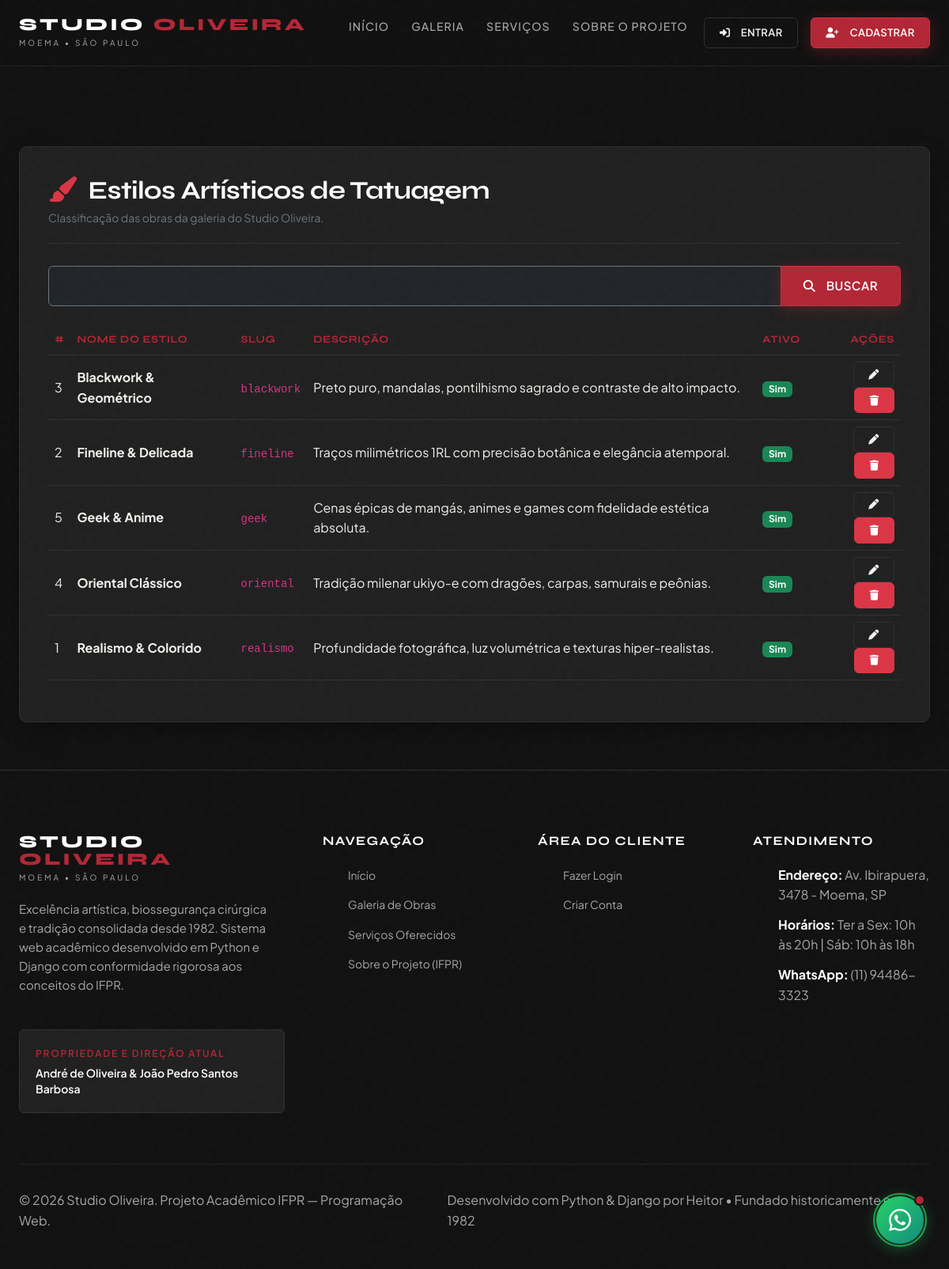
The app's page /estilo/listar/ with its own data.
### website/models.py (models this page shows, shortened)
class EstiloTatuagem(models.Model):
    nome = models.CharField(max_length=80, unique=True, verbose_name='Nome do Estilo')
    slug = models.SlugField(max_length=80, unique=True, verbose_name='Identificador (Slug)')
    descricao = models.TextField(verbose_name='Descrição do Estilo')
    ativo = models.BooleanField(default=True, verbose_name='Ativo')
    class Meta:
        verbose_name = 'Estilo de Tatuagem'
        verbose_name_plural = 'Estilos de Tatuagens'
        ordering = ['nome']

### website/views.py (the view)
# urls.py: path('estilo/listar/', views.EstiloList.as_view(), name='estilo-listar'),
class EstiloList(ListView):
    model = EstiloTatuagem
    template_name = 'website/estilo_list.html'
    context_object_name = 'estilos'
    paginate_by = 10
    def get_queryset(self):
        qs = EstiloTatuagem.objects.all()
        busca = self.request.GET.get('busca')
        if busca:
            qs = qs.filter(Q(nome__icontains=busca) | Q(descricao__icontains=busca))
        return qs

### templates/website/estilo_list.html (shortened to what this page needs)
{% extends 'base.html' %}
{% block content %}
<div class="container django-app-container">
  <div class="panel-card">
    <div class="panel-header">
      <div>
        <h1 class="h2 text-white fw-bold m-0"><i class="fa-solid fa-paintbrush me-2 text-danger"></i> Estilos Artísticos de Tatuagem</h1>
        <p class="text-secondary small mt-1 mb-0">Classificação das obras da galeria do Studio Oliveira.</p>
      </div>
    </div>
    <form method="GET" class="mb-4">
      <div class="input-group">
        <input type="text" name="busca" class="form-control bg-dark text-white border-secondary" placeholder="Buscar estilo..." value="{{ request.GET.busca }}">
        <button class="btn btn-primary" type="submit"><i class="fa-solid fa-magnifying-glass me-1"></i> Buscar</button>
      </div>
    </form>
    <div class="table-responsive">
      <table class="table table-dark-custom table-hover align-middle">
        <thead>
          <tr>
            <th>#</th>
            <th>Nome do Estilo</th>
            <th>Slug</th>
            <th>Descrição</th>
            <th>Ativo</th>
            <th class="text-end">Ações</th>
          </tr>
        </thead>
        <tbody>
          {% for e in estilos %}
            <tr>
              <td>{{ e.id }}</td>
              <td><strong>{{ e.nome }}</strong></td>
              <td><code>{{ e.slug }}</code></td>
              <td>{{ e.descricao }}</td>
              <td>{% if e.ativo %}<span class="badge bg-success">Sim</span>{% else %}<span class="badge bg-secondary">Não</span>{% endif %}</td>
              <td class="text-end">
                <a href="{% url 'estilo-editar' e.pk %}" class="btn btn-sm btn-secondary"><i class="fa-solid fa-pen"></i></a>
                <a href="{% url 'estilo-excluir' e.pk %}" class="btn btn-sm btn-danger"><i class="fa-solid fa-trash"></i></a>
              </td>
            </tr>
          {% empty %}
            <tr><td colspan="6" class="text-center py-4 text-secondary">Nenhum estilo cadastrado.</td></tr>
          {% endfor %}
        </tbody>
      </table>
    </div>
  </div>
</div>
{% endblock %}

### static/css/style.css (style rules this page uses)
:root { --bg-primary: #111111; --bg-secondary: #181818; --bg-card: #202020; --bg-card-hover: #262626; --bg-elevated: #2c2c2c; --bg-input: #1a1a1a; --border-subtle: #303030; --border-focus: #B32635; --border-glass: rgba(244, 241, 237, 0.08); --accent: #B32635; --accent-hover: #991f2d; --accent-light: #c92f40; --accent-glow: rgba(179, 38, 53, 0.35); --accent-subtle: rgba(179, 38, 53, 0.12); --text-primary: #F4F1ED; --text-pure: #FFFFFF; --text-secondary: #A8A8A8; --text-muted: #737373; --font-display: 'Syne', 'Playfair Display', Georgia, serif; --font-body: 'Plus Jakarta Sans', system-ui, -apple-system, BlinkMacSystemFont, 'Segoe UI', Roboto, sans-serif; --font-mono: 'JetBrains Mono', Consolas, monospace; --container-max: 1240px; --container-padding: 1.5rem; --radius-sm: 6px; --radius-md: 10px; --radius-lg: 16px; --radius-full: 9999px; --transition-fast: 0.2s cubic-bezier(0.16, 1, 0.3, 1); --transition-normal: 0.3s cubic-bezier(0.16, 1, 0.3, 1); --transition-smooth: 0.5s cubic-bezier(0.16, 1, 0.3, 1); --shadow-card: 0 10px 30px -10px rgba(0, 0, 0, 0.6); --shadow-glow: 0 0 25px var(--accent-glow); --shadow-modal: 0 25px 60px -15px rgba(0, 0, 0, 0.9); }
*, *::before, *::after { box-sizing: border-box; margin: 0; padding: 0; }
html { font-size: 16px; scroll-behavior: smooth; scroll-padding-top: 5rem; background-color: var(--bg-primary); color: var(--text-primary); -webkit-font-smoothing: antialiased; -moz-osx-font-smoothing: grayscale; }
body { font-family: var(--font-body); background-color: var(--bg-primary); color: var(--text-primary); line-height: 1.6; overflow-x: hidden; min-height: 100vh; position: relative; }
body::before { content: ""; position: fixed; inset: 0; pointer-events: none; opacity: 0.025; z-index: 999; }
h1, h2, h3, h4, h5, h6 { font-family: var(--font-display); font-weight: 700; color: var(--text-pure); line-height: 1.15; letter-spacing: -0.02em; }
p { color: var(--text-secondary); font-size: 1rem; }
a { color: inherit; text-decoration: none; transition: color var(--transition-fast); }
button, input, select, textarea { font-family: inherit; font-size: inherit; color: inherit; }
button { cursor: pointer; border: none; background: none; }
.container { width: 100%; max-width: var(--container-max); margin-left: auto; margin-right: auto; padding-left: var(--container-padding); padding-right: var(--container-padding); }
.btn { display: inline-flex; align-items: center; justify-content: center; gap: 0.6rem; padding: 0.85rem 1.75rem; font-size: 0.9375rem; font-weight: 600; letter-spacing: 0.03em; border-radius: var(--radius-sm); transition: all var(--transition-normal); text-transform: uppercase; position: relative; overflow: hidden; white-space: nowrap; }
.btn-primary { background-color: var(--accent); color: var(--text-pure); box-shadow: 0 4px 18px var(--accent-glow); border: 1px solid var(--accent-light); }
.btn-secondary { background-color: transparent; color: var(--text-primary); border: 1px solid var(--border-subtle); }
.btn-sm { padding: 0.55rem 1.15rem; font-size: 0.8125rem; }

### templates/base.html (style rules this page uses)
.django-app-container { min-height: calc(100vh - 160px); padding-top: 100px; padding-bottom: 60px; }
.panel-card { background-color: var(--bg-card); border: 1px solid var(--border-subtle); border-radius: var(--radius-md); padding: 2.25rem; box-shadow: var(--shadow-card); color: var(--text-primary); }
.panel-header { border-bottom: 1px solid var(--border-subtle); padding-bottom: 1.25rem; margin-bottom: 1.75rem; display: flex; justify-content: space-between; align-items: center; flex-wrap: wrap; gap: 1rem; }
.table-dark-custom { --bs-table-bg: var(--bg-card); --bs-table-striped-bg: #262626; --bs-table-hover-bg: #2d2d2d; --bs-table-color: var(--text-primary); --bs-table-border-color: var(--border-subtle); }
.table-dark-custom th { color: var(--accent); font-family: var(--font-display); text-transform: uppercase; font-size: 0.8125rem; letter-spacing: 0.05em; }

### records on screen
EstiloTatuagem: id "3", nome "Blackwork & Geométrico", slug "blackwork", descricao "Preto puro, mandalas, pontilhismo sagrado e contraste de alto impacto.", ativo "Sim"
EstiloTatuagem: id "2", nome "Fineline & Delicada", slug "fineline", descricao "Traços milimétricos 1RL com precisão botânica e elegância atemporal.", ativo "Sim"
EstiloTatuagem: id "5", nome "Geek & Anime", slug "geek", descricao "Cenas épicas de mangás, animes e games com fidelidade estética absoluta.", ativo "Sim"
EstiloTatuagem: id "4", nome "Oriental Clássico", slug "oriental", descricao "Tradição milenar ukiyo-e com dragões, carpas, samurais e peônias.", ativo "Sim"
EstiloTatuagem: id "1", nome "Realismo & Colorido", slug "realismo", descricao "Profundidade fotográfica, luz volumétrica e texturas hiper-realistas.", ativo "Sim"
